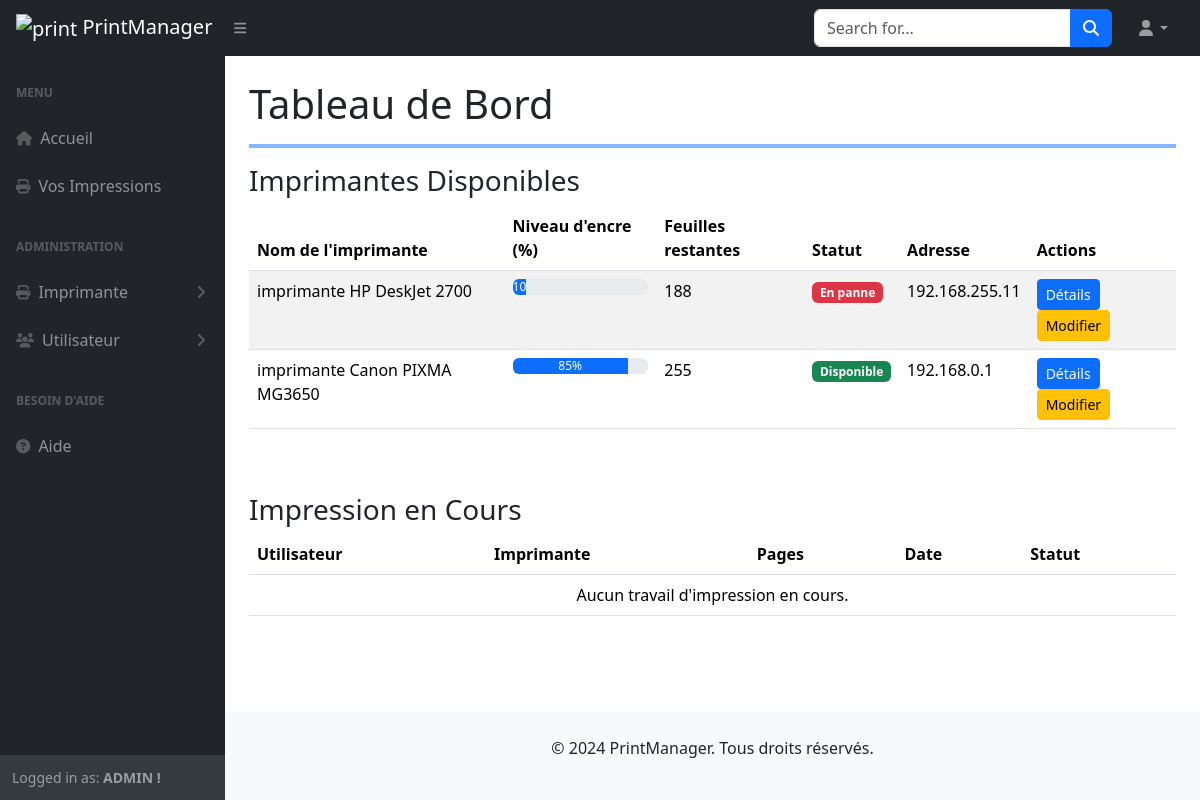
Before: /dashboard/ (signed in) with the older database file.
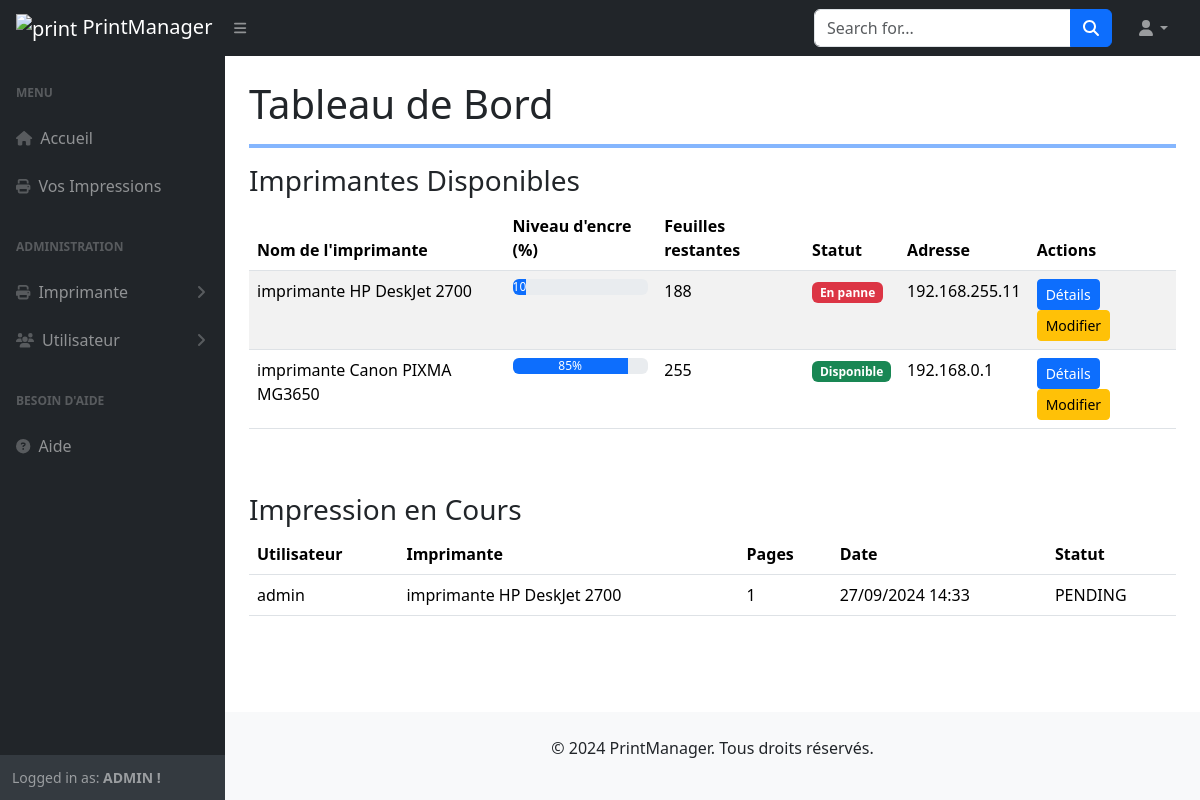
After: the same page with the newer database file.
### printers/models.py (models this page shows, shortened)
class Printer(models.Model):
    STATUS_CHOICES = [
        ('DISPONIBLE', 'Disponible'),
        ('PANNE', 'En panne'),
    ]
    name = models.CharField(max_length=100, verbose_name="Nom de l'imprimante")
    admin_user = models.ForeignKey(CustomUser, on_delete=models.CASCADE, related_name="managed_printers")  # Utilisateur qui gère l'imprimante
    ink_level = models.IntegerField(verbose_name="Niveau d'encre (%)")
    paper_remaining = models.IntegerField(verbose_name="Feuilles restantes")
    address = models.CharField(max_length=255, blank=True, null=True, verbose_name="Adresse de l'imprimante")
    status = models.CharField(max_length=20, choices=STATUS_CHOICES, default='DISPONIBLE', verbose_name="Statut")
    slug = models.SlugField(max_length=200, unique=True, blank=True)
    last_updated = models.DateTimeField(auto_now=True, verbose_name="Modifié le")
    created_on = models.DateTimeField(auto_now_add=True, verbose_name="Date de création")  # Auto-enregistrer la date lors de la création
    class Meta:
        ordering = ['-created_on']
        verbose_name = "Imprimante"

class PrintJob(models.Model):
    user = models.ForeignKey(CustomUser, on_delete=models.CASCADE, related_name="print_jobs")  # Utilisateur qui demande l'impression
    printer = models.ForeignKey(Printer, on_delete=models.CASCADE, related_name='print_jobs', verbose_name="Imprimante")  # Imprimante utilisée
    copies = models.PositiveIntegerField(default=1, verbose_name="Nombre de copies")
    submitted_at = models.DateTimeField(auto_now_add=True, verbose_name="Soumis le")
    completed_at = models.DateTimeField(null=True, blank=True, verbose_name="Terminé le")
    status = models.CharField(max_length=50, choices=[('PENDING', 'En attente'), ('COMPLETED', 'Terminé'), ('FAILED', 'Échoué')], default='PENDING', verbose_name="Statut de la tâche")
    document = models.FileField(upload_to='documents/', null=True, blank=True, verbose_name="Fichier à imprimer")  # Fichier téléchargé par l'utilisateur

class CustomUser(AbstractUser):
    ADMIN = 'ADMIN'
    PERSONNEL = 'Personnel'
    MALE = 'M'
    FEMALE = 'F'
    ROLE_CHOICES = (
        (ADMIN, 'ADMIN'),
        (PERSONNEL, 'Personnel'),
    )
    SEX_CHOICES = (
        (MALE, 'Masculin'),
        (FEMALE, 'Feminin'),
    )
    role = models.CharField(max_length=30, choices=ROLE_CHOICES, verbose_name='Rôle')
    is_blocked = models.BooleanField(default=False, verbose_name="Bloqué")
    sexe = models.CharField(max_length=10, choices=SEX_CHOICES, verbose_name='Sexe')
    slug = models.SlugField(max_length=200, unique=True, blank=True)
    last_updated = models.DateTimeField(auto_now=True)
    created_on = models.DateField(auto_now_add=True, blank=True, null=True)
    class Meta:
        ordering = ['-created_on']
        verbose_name = "Utilisateur"

### printers/views.py (the view)
# urls.py: path('dashboard/', dashboard, name='dashboard'),
@login_required
def dashboard(request):
    printers = Printer.objects.all()
    print_jobs = PrintJob.objects.all()
    return render(request, 'printers/dashboard.html', {
        'printers': printers,
        'print_jobs': print_jobs
    })

### printers/templates/printers/dashboard.html (shortened to what the changed rows need)
{% extends 'base.html' %}
{% load static %}
    {% block content %}
    <div id="layoutSidenav">
        <div id="layoutSidenav_content">
            <main>
                <div class="container-fluid px-4">
                    <h1 class="mt-4">Tableau de Bord</h1>
                    <div class="row">
                        <div class="col-md-12">
                            <table class="table table-striped">
                                <thead>
                                    <tr>
                                        <th>Nom de l'imprimante</th>
                                        <th>Niveau d'encre (%)</th>
                                        <th>Feuilles restantes</th>
                                        <th>Statut</th>
                                        <th>Adresse</th>
                                        <th>Actions</th>
                                    </tr>
                                </thead>
                                <tbody>
                                    {% for printer in printers %}
                                    <tr>
                                        <td>{{ printer.name }}</td>
                                        <td>
                                            <div class="progress">
                                                <div class="progress-bar" role="progressbar" style="width: {{ printer.ink_level }}%" aria-valuenow="{{ printer.ink_level }}" aria-valuemin="0" aria-valuemax="100">{{ printer.ink_level }}%</div>
                                            </div>
                                        </td>
                                        <td>{{ printer.paper_remaining }}</td>
                                        <td>
                                            {% if printer.status == 'DISPONIBLE' %}
                                                <span class="badge bg-success">
                                                    {{ printer.get_status_display }}
                                                </span>
                                            {% else %}
                                                <span class="badge bg-danger">
                                                    {{ printer.get_status_display }}
                                                </span>
                                            {% endif %}
                                        </td>
                                        <td>{{ printer.address }}</td>
                                        <td>
                                            <a href="{% url 'printer_detail' printer.slug %}" class="btn btn-primary btn-sm">Détails</a>
                                            <a href="{% url 'edit_printer' printer.slug %}" class="btn btn-warning btn-sm">Modifier</a>
                                        </td>
                                    </tr>
                                    {% empty %}
                                    <tr>
                                        <td colspan="6" class="text-center">Aucune imprimante disponible.</td>
                                    </tr>
                                    {% endfor %}
                                </tbody>
                            </table>
                        </div>
                    </div>
                        <div class="row mt-5">
                            <div class="col-md-12">
                                <table class="table table-hover">
                                    <thead>
                                        <tr>
                                            <th>Utilisateur</th>
                                            <th>Imprimante</th>
                                            <th>Pages</th>
                                            <th>Date</th>
                                            <th>Statut</th>
                                        </tr>
                                    </thead>
                                    <tbody>
                                        {% for job in print_jobs %}
                                        <tr>
                                            <td>{{ job.user.username }}</td>
                                            <td>{{ job.printer.name }}</td>
                                            <td>{{ job.copies }}</td>
                                            <td>{{ job.submitted_at|date:"d/m/Y H:i" }}</td>
                                            <td>{{ job.status }}</td>
                                        </tr>
                                        {% empty %}
                                        <tr>
                                            <td colspan="5" class="text-center">Aucun travail d'impression en cours.</td>
                                        </tr>
                                        {% endfor %}
                                    </tbody>
                                </table>
                            </div>
                        </div>
                </div>
            </main>
        </div>
    </div>
    {% endblock %}

Changed rows visible on the page:
added PrintJob: user.username "admin", printer.name "imprimante HP DeskJet 2700", copies "1", submitted_at "27/09/2024 14:33", status "PENDING"
Other visible differences:
text no longer shown: "Aucun travail d'impression en cours."
